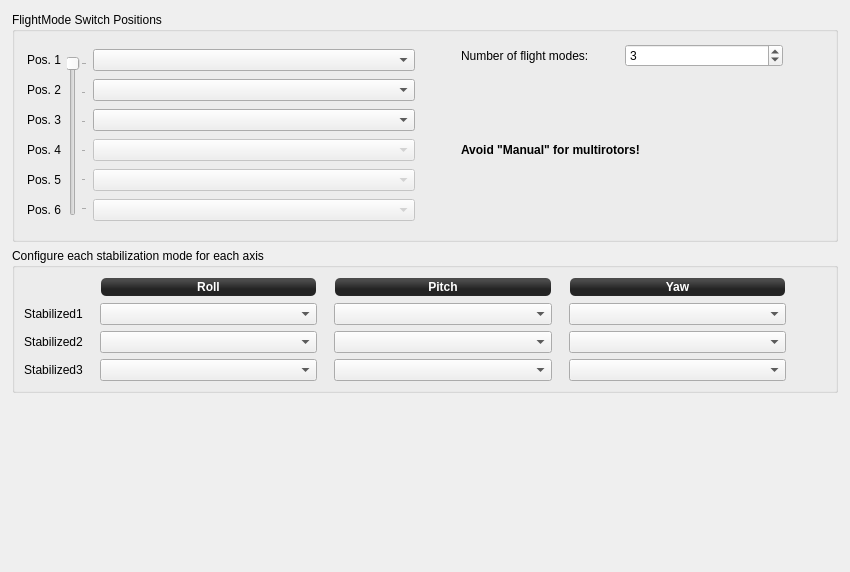
         <widget class="QWidget" name="scrollAreaWidgetContents_3">
          <property name="geometry">
           <rect>
            <x>0</x>
            <y>0</y>
            <width>850</width>
            <height>572</height>
           </rect>
          </property>
          <layout class="QGridLayout" name="gridLayout_7" rowstretch="1,0,0">
           <property name="margin">
            <number>12</number>
           </property>
           <item row="1" column="0">
            <widget class="QGroupBox" name="groupBox">
             <property name="styleSheet">
              <string notr="true"/>
             </property>
             <property name="title">
              <string>Configure each stabilization mode for each axis</string>
             </property>
             <layout class="QGridLayout" name="gridLayout_2" columnstretch="0,0,1,0,1,0,1,0">
              <property name="leftMargin">
               <number>9</number>
              </property>
              <property name="horizontalSpacing">
               <number>12</number>
              </property>
              <item row="2" column="1">
               <spacer name="horizontalSpacer_11">
                <property name="orientation">
                 <enum>Qt::Horizontal</enum>
                </property>
                <property name="sizeType">
                 <enum>QSizePolicy::Minimum</enum>
                </property>
                <property name="sizeHint" stdset="0">
                 <size>
                  <width>5</width>
                  <height>20</height>
                 </size>
                </property>
               </spacer>
              </item>
              <item row="3" column="2">
               <widget class="QComboBox" name="fmsSsPos3Roll">
                <property name="focusPolicy">
                 <enum>Qt::StrongFocus</enum>
                </property>
               </widget>
              </item>
              <item row="0" column="6">
               <widget class="QLabel" name="label_10">
                <property name="minimumSize">
                 <size>
                  <width>0</width>
                  <height>20</height>
                 </size>
                </property>
                <property name="maximumSize">
                 <size>
                  <width>16777215</width>
                  <height>20</height>
                 </size>
                </property>
                <property name="styleSheet">
                 <string notr="true">background-color: qlineargradient(spread:reflect, x1:0.507, y1:0, x2:0.507, y2:0.772, stop:0.208955 rgba(74, 74, 74, 255), stop:0.78607 rgba(36, 36, 36, 255));
color: rgb(255, 255, 255);
border-radius: 5;
font: bold 12px;
margin:1px;</string>
                </property>
                <property name="text">
                 <string>Yaw</string>
                </property>
                <property name="alignment">
                 <set>Qt::AlignCenter</set>
                </property>
               </widget>
              </item>
              <item row="2" column="3">
               <spacer name="horizontalSpacer_12">
                <property name="orientation">
                 <enum>Qt::Horizontal</enum>
                </property>
                <property name="sizeHint" stdset="0">
                 <size>
                  <width>5</width>
                  <height>20</height>
                 </size>
                </property>
               </spacer>
              </item>
              <item row="1" column="0">
               <widget class="QLabel" name="label_14">
                <property name="text">
                 <string>Stabilized1</string>
                </property>
                <property name="alignment">
                 <set>Qt::AlignCenter</set>
                </property>
               </widget>
              </item>
              <item row="2" column="5">
               <spacer name="horizontalSpacer_13">
                <property name="orientation">
                 <enum>Qt::Horizontal</enum>
                </property>
                <property name="sizeHint" stdset="0">
                 <size>
                  <width>5</width>
                  <height>20</height>
                 </size>
                </property>
               </spacer>
              </item>
              <item row="3" column="6">
               <widget class="QComboBox" name="fmsSsPos3Yaw">
                <property name="focusPolicy">
                 <enum>Qt::StrongFocus</enum>
                </property>
               </widget>
              </item>
              <item row="2" column="0">
               <widget class="QLabel" name="label_21">
                <property name="text">
                 <string>Stabilized2</string>
                </property>
                <property name="alignment">
                 <set>Qt::AlignCenter</set>
                </property>
               </widget>
              </item>
              <item row="3" column="4">
               <widget class="QComboBox" name="fmsSsPos3Pitch">
                <property name="focusPolicy">
                 <enum>Qt::StrongFocus</enum>
                </property>
               </widget>
              </item>
              <item row="2" column="6">
               <widget class="QComboBox" name="fmsSsPos2Yaw">
                <property name="focusPolicy">
                 <enum>Qt::StrongFocus</enum>
                </property>
               </widget>
              </item>
              <item row="0" column="4">
               <widget class="QLabel" name="label_9">
                <property name="minimumSize">
                 <size>
                  <width>0</width>
                  <height>20</height>
                 </size>
                </property>
                <property name="maximumSize">
                 <size>
                  <width>16777215</width>
                  <height>20</height>
                 </size>
                </property>
                <property name="styleSheet">
                 <string notr="true">background-color: qlineargradient(spread:reflect, x1:0.507, y1:0, x2:0.507, y2:0.772, stop:0.208955 rgba(74, 74, 74, 255), stop:0.78607 rgba(36, 36, 36, 255));
color: rgb(255, 255, 255);
border-radius: 5;
font: bold 12px;
margin:1px;</string>
                </property>
                <property name="text">
                 <string>Pitch</string>
                </property>
                <property name="alignment">
                 <set>Qt::AlignCenter</set>
                </property>
               </widget>
              </item>
              <item row="0" column="2">
               <widget class="QLabel" name="label_8">
                <property name="minimumSize">
                 <size>
                  <width>0</width>
                  <height>20</height>
                 </size>
                </property>
                <property name="maximumSize">
                 <size>
                  <width>16777215</width>
                  <height>20</height>
                 </size>
                </property>
                <property name="styleSheet">
                 <string notr="true">background-color: qlineargradient(spread:reflect, x1:0.507, y1:0, x2:0.507, y2:0.772, stop:0.208955 rgba(74, 74, 74, 255), stop:0.78607 rgba(36, 36, 36, 255));
color: rgb(255, 255, 255);
border-radius: 5;
font: bold 12px;
margin:1px;</string>
                </property>
                <property name="text">
                 <string>Roll</string>
                </property>
                <property name="alignment">
                 <set>Qt::AlignCenter</set>
                </property>
               </widget>
              </item>
              <item row="2" column="4">
               <widget class="QComboBox" name="fmsSsPos2Pitch">
                <property name="focusPolicy">
                 <enum>Qt::StrongFocus</enum>
                </property>
               </widget>
              </item>
              <item row="1" column="6">
               <widget class="QComboBox" name="fmsSsPos1Yaw">
                <property name="minimumSize">
                 <size>
                  <width>102</width>
                  <height>0</height>
                 </size>
                </property>
                <property name="focusPolicy">
                 <enum>Qt::StrongFocus</enum>
                </property>
               </widget>
              </item>
              <item row="2" column="2">
               <widget class="QComboBox" name="fmsSsPos2Roll">
                <property name="focusPolicy">
                 <enum>Qt::StrongFocus</enum>
                </property>
               </widget>
              </item>
              <item row="1" column="2">
               <widget class="QComboBox" name="fmsSsPos1Roll">
                <property name="minimumSize">
                 <size>
                  <width>102</width>
                  <height>0</height>
                 </size>
                </property>
                <property name="focusPolicy">
                 <enum>Qt::StrongFocus</enum>
                </property>
               </widget>
              </item>
              <item row="1" column="4">
               <widget class="QComboBox" name="fmsSsPos1Pitch">
                <property name="minimumSize">
                 <size>
                  <width>102</width>
                  <height>0</height>
                 </size>
                </property>
                <property name="focusPolicy">
                 <enum>Qt::StrongFocus</enum>
                </property>
               </widget>
              </item>
              <item row="3" column="0">
               <widget class="QLabel" name="label_22">
                <property name="text">
                 <string>Stabilized3</string>
                </property>
                <property name="alignment">
                 <set>Qt::AlignCenter</set>
                </property>
               </widget>
              </item>
              <item row="2" column="7">
               <spacer name="horizontalSpacer_14">
                <property name="orientation">
                 <enum>Qt::Horizontal</enum>
                </property>
                <property name="sizeHint" stdset="0">
                 <size>
                  <width>40</width>
                  <height>20</height>
                 </size>
                </property>
               </spacer>
              </item>
             </layout>
            </widget>
           </item>
           <item row="0" column="0">
            <widget class="QGroupBox" name="groupBox_2">
             <property name="minimumSize">
              <size>
               <width>0</width>
               <height>230</height>
              </size>
             </property>
             <property name="maximumSize">
              <size>
               <width>16777215</width>
               <height>230</height>
              </size>
             </property>
             <property name="title">
              <string>FlightMode Switch Positions</string>
             </property>
             <layout class="QGridLayout" name="gridLayout_4" rowstretch="0,0,0" columnstretch="0,0,1,0,1,0">
              <property name="margin">
               <number>12</number>
              </property>
              <item row="0" column="0" rowspan="3">
               <layout class="QVBoxLayout" name="verticalLayout_9" stretch="0,0,0,0,0,0">
                <item>
                 <widget class="QLabel" name="label_pos1">
                  <property name="sizePolicy">
                   <sizepolicy hsizetype="Preferred" vsizetype="Maximum">
                    <horstretch>0</horstretch>
                    <verstretch>0</verstretch>
                   </sizepolicy>
                  </property>
                  <property name="minimumSize">
                   <size>
                    <width>0</width>
                    <height>16</height>
                   </size>
                  </property>
                  <property name="maximumSize">
                   <size>
                    <width>16777215</width>
                    <height>16</height>
                   </size>
                  </property>
                  <property name="text">
                   <string>Pos. 1</string>
                  </property>
                 </widget>
                </item>
                <item>
                 <widget class="QLabel" name="label_pos2">
                  <property name="sizePolicy">
                   <sizepolicy hsizetype="Preferred" vsizetype="Maximum">
                    <horstretch>0</horstretch>
                    <verstretch>0</verstretch>
                   </sizepolicy>
                  </property>
                  <property name="minimumSize">
                   <size>
                    <width>16</width>
                    <height>16</height>
                   </size>
                  </property>
                  <property name="maximumSize">
                   <size>
                    <width>16777215</width>
                    <height>16</height>
                   </size>
                  </property>
                  <property name="text">
                   <string>Pos. 2</string>
                  </property>
                 </widget>
                </item>
                <item>
                 <widget class="QLabel" name="label_pos3">
                  <property name="sizePolicy">
                   <sizepolicy hsizetype="Preferred" vsizetype="Maximum">
                    <horstretch>0</horstretch>
                    <verstretch>0</verstretch>
                   </sizepolicy>
                  </property>
                  <property name="minimumSize">
                   <size>
                    <width>0</width>
                    <height>16</height>
                   </size>
                  </property>
                  <property name="maximumSize">
                   <size>
                    <width>16777215</width>
                    <height>16</height>
                   </size>
                  </property>
                  <property name="text">
                   <string>Pos. 3</string>
                  </property>
                 </widget>
                </item>
                <item>
                 <widget class="QLabel" name="label_pos4">
                  <property name="sizePolicy">
                   <sizepolicy hsizetype="Preferred" vsizetype="Maximum">
                    <horstretch>0</horstretch>
                    <verstretch>0</verstretch>
                   </sizepolicy>
                  </property>
                  <property name="minimumSize">
                   <size>
                    <width>0</width>
                    <height>16</height>
                   </size>
                  </property>
                  <property name="maximumSize">
                   <size>
                    <width>16777215</width>
                    <height>16</height>
                   </size>
                  </property>
                  <property name="text">
                   <string>Pos. 4</string>
                  </property>
                 </widget>
                </item>
                <item>
                 <widget class="QLabel" name="label_pos5">
                  <property name="sizePolicy">
                   <sizepolicy hsizetype="Preferred" vsizetype="Maximum">
                    <horstretch>0</horstretch>
                    <verstretch>0</verstretch>
                   </sizepolicy>
                  </property>
                  <property name="minimumSize">
                   <size>
                    <width>0</width>
                    <height>16</height>
                   </size>
                  </property>
                  <property name="maximumSize">
                   <size>
                    <width>16777215</width>
                    <height>16</height>
                   </size>
                  </property>
                  <property name="text">
                   <string>Pos. 5</string>
                  </property>
                 </widget>
                </item>
                <item>
                 <widget class="QLabel" name="label_pos6">
                  <property name="sizePolicy">
                   <sizepolicy hsizetype="Preferred" vsizetype="Maximum">
                    <horstretch>0</horstretch>
                    <verstretch>0</verstretch>
                   </sizepolicy>
                  </property>
                  <property name="minimumSize">
                   <size>
                    <width>0</width>
                    <height>16</height>
                   </size>
                  </property>
                  <property name="maximumSize">
                   <size>
                    <width>16777215</width>
                    <height>16</height>
                   </size>
                  </property>
                  <property name="text">
                   <string>Pos. 6</string>
                  </property>
                 </widget>
                </item>
               </layout>
              </item>
              <item row="1" column="1">
               <widget class="QSlider" name="fmsSlider">
                <property name="enabled">
                 <bool>false</bool>
                </property>
                <property name="maximumSize">
                 <size>
                  <width>16777215</width>
                  <height>160</height>
                 </size>
                </property>
                <property name="focusPolicy">
                 <enum>Qt::StrongFocus</enum>
                </property>
                <property name="toolTip">
                 <string>This slider moves when you move the flight mode switch
on your remote. It shows currently active flight mode.

Setup the flight mode channel on the RC Input tab if you have not done so already.</string>
                </property>
                <property name="minimum">
                 <number>0</number>
                </property>
                <property name="maximum">
                 <number>5</number>
                </property>
                <property name="pageStep">
                 <number>10</number>
                </property>
                <property name="value">
                 <number>0</number>
                </property>
                <property name="sliderPosition">
                 <number>0</number>
                </property>
                <property name="orientation">
                 <enum>Qt::Vertical</enum>
                </property>
                <property name="invertedAppearance">
                 <bool>true</bool>
                </property>
                <property name="tickPosition">
                 <enum>QSlider::TicksBelow</enum>
                </property>
                <property name="tickInterval">
                 <number>1</number>
                </property>
               </widget>
              </item>
              <item row="0" column="2" rowspan="3">
               <layout class="QVBoxLayout" name="verticalLayout_10">
                <property name="spacing">
                 <number>3</number>
                </property>
                <item>
                 <widget class="QComboBox" name="fmsModePos1">
                  <property name="focusPolicy">
                   <enum>Qt::StrongFocus</enum>
                  </property>
                  <property name="toolTip">
                   <string>Select the stabilization mode on this position (manual/stabilized/auto)</string>
                  </property>
                 </widget>
                </item>
                <item>
                 <widget class="QComboBox" name="fmsModePos2">
                  <property name="focusPolicy">
                   <enum>Qt::StrongFocus</enum>
                  </property>
                 </widget>
                </item>
                <item>
                 <widget class="QComboBox" name="fmsModePos3">
                  <property name="focusPolicy">
                   <enum>Qt::StrongFocus</enum>
                  </property>
                 </widget>
                </item>
                <item>
                 <widget class="QComboBox" name="fmsModePos4">
                  <property name="enabled">
                   <bool>false</bool>
                  </property>
                  <property name="focusPolicy">
                   <enum>Qt::StrongFocus</enum>
                  </property>
                  <property name="toolTip">
                   <string>Select the stabilization mode on this position (manual/stabilized/auto)</string>
                  </property>
                 </widget>
                </item>
                <item>
                 <widget class="QComboBox" name="fmsModePos5">
                  <property name="enabled">
                   <bool>false</bool>
                  </property>
                  <property name="focusPolicy">
                   <enum>Qt::StrongFocus</enum>
                  </property>
                 </widget>
                </item>
                <item>
                 <widget class="QComboBox" name="fmsModePos6">
                  <property name="enabled">
                   <bool>false</bool>
                  </property>
                  <property name="focusPolicy">
                   <enum>Qt::StrongFocus</enum>
                  </property>
                 </widget>
                </item>
               </layout>
              </item>
              <item row="1" column="3">
               <spacer name="horizontalSpacer_4">
                <property name="orientation">
                 <enum>Qt::Horizontal</enum>
                </property>
                <property name="sizeHint" stdset="0">
                 <size>
                  <width>40</width>
                  <height>20</height>
                 </size>
                </property>
               </spacer>
              </item>
              <item row="0" column="4" rowspan="3">
               <layout class="QGridLayout" name="gridLayout_5">
                <item row="0" column="0">
                 <layout class="QHBoxLayout" name="horizontalLayout_6">
                  <item>
                   <widget class="QLabel" name="label">
                    <property name="text">
                     <string>Number of flight modes:</string>
                    </property>
                   </widget>
                  </item>
                  <item>
                   <widget class="QSpinBox" name="fmsPosNum">
                    <property name="toolTip">
                     <string>Number of positions your FlightMode switch has.

Default is 3.

It will be 2 or 3 for most of setups, but it also can be up to 6.
In that case you have to configure your radio mixers so the whole range
from min to max is split into N equal intervals, and you may set arbitrary
channel value for each flight mode.</string>
                    </property>
                    <property name="minimum">
                     <number>1</number>
                    </property>
                    <property name="maximum">
                     <number>6</number>
                    </property>
                    <property name="value">
                     <number>3</number>
                    </property>
                   </widget>
                  </item>
                 </layout>
                </item>
                <item row="1" column="0">
                 <widget class="QLabel" name="label_15">
                  <property name="font">
                   <font>
                    <weight>75</weight>
                    <bold>true</bold>
                   </font>
                  </property>
                  <property name="text">
                   <string>Avoid &quot;Manual&quot; for multirotors!</string>
                  </property>
                  <property name="wordWrap">
                   <bool>true</bool>
                  </property>
                 </widget>
                </item>
               </layout>
              </item>
              <item row="2" column="1">
               <spacer name="verticalSpacer_4">
                <property name="orientation">
                 <enum>Qt::Vertical</enum>
                </property>
                <property name="sizeType">
                 <enum>QSizePolicy::Fixed</enum>
                </property>
                <property name="sizeHint" stdset="0">
                 <size>
                  <width>20</width>
                  <height>0</height>
                 </size>
                </property>
               </spacer>
              </item>
              <item row="0" column="1">
               <spacer name="verticalSpacer_6">
                <property name="orientation">
                 <enum>Qt::Vertical</enum>
                </property>
                <property name="sizeType">
                 <enum>QSizePolicy::Fixed</enum>
                </property>
                <property name="sizeHint" stdset="0">
                 <size>
                  <width>20</width>
                  <height>0</height>
                 </size>
                </property>
               </spacer>
              </item>
              <item row="1" column="5">
               <spacer name="horizontalSpacer_6">
                <property name="orientation">
                 <enum>Qt::Horizontal</enum>
                </property>
                <property name="sizeHint" stdset="0">
                 <size>
                  <width>40</width>
                  <height>20</height>
                 </size>
                </property>
               </spacer>
              </item>
             </layout>
            </widget>
           </item>
           <item row="2" column="0">
            <spacer name="verticalSpacer_5">
             <property name="orientation">
              <enum>Qt::Vertical</enum>
             </property>
             <property name="sizeType">
              <enum>QSizePolicy::Expanding</enum>
             </property>
             <property name="sizeHint" stdset="0">
              <size>
               <width>20</width>
               <height>20</height>
              </size>
             </property>
            </spacer>
           </item>
          </layout>
         </widget>
